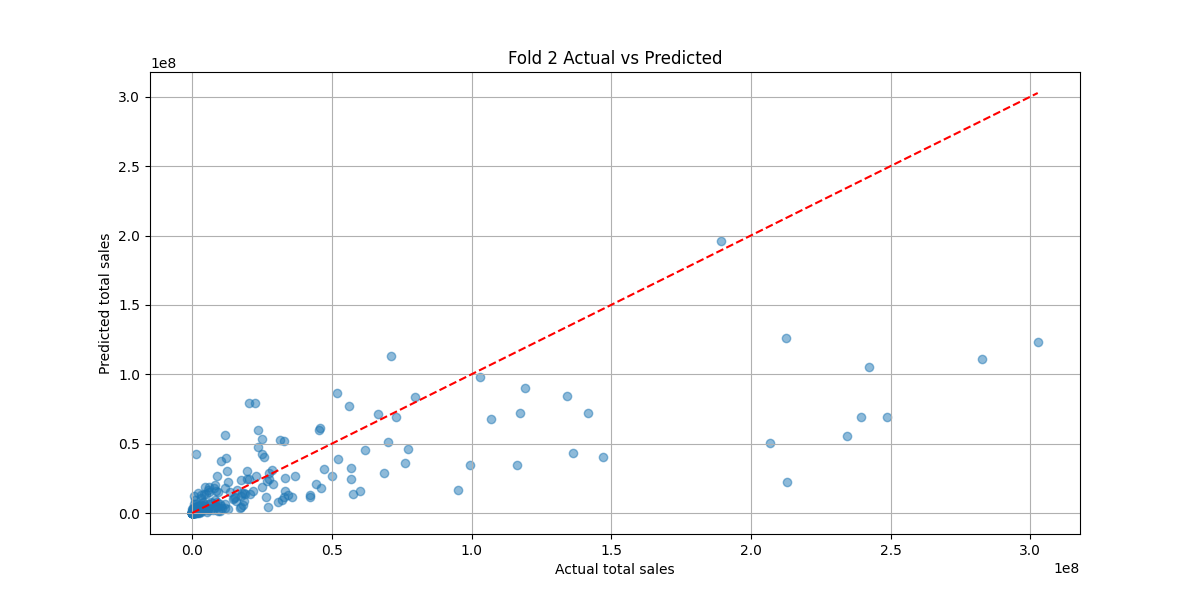

Recreate this plot in Python.
from snippet import db_pd, del_outlier
from sklearn.model_selection import KFold
import lightgbm as lgb
import pandas as pd
import numpy as np
from sklearn.metrics import root_mean_squared_error
import matplotlib.pyplot as plt

kf = KFold(n_splits=5, shuffle=True, random_state=42)  # 分割用
df = db_pd(
    """select 
            `serial`,SUBSTRING(zip1, 1, 1) AS area,datediff(CURDATE(), open_date) as since,base_monthly_price,item_variety,options,total 
        from dami2.seller_master 
        inner join (select m_seller_id,sum(kingaku) as total from dami2.order_dat_m where order_time is not null group by m_seller_id) as orders on `id`=m_seller_id 
        inner join (select m_id,count(*) as item_variety from dami2.m_data_dat where m_koukai_flg=1 group by m_id) as items on `id`=m_id 
        left join (select seller_id,sum(paid_amount)as options from accounting.option_master where del_flg=0 group by seller_id) as option_master on `id`=seller_id
        where status=2 and del_flg=0""",
    (),
)

params = {  # lightgbm
    "objective": "regression",
    "metric": "rmse",
    "verbosity": -1,
    "random_state": 42,
}


if df["status"] == "ok" or df["status"] == "fallback":
    print(df["data"].head)
    sales_since = del_outlier(df["data"], "total")
    sales_since.total = np.log1p(sales_since.total)  # 対数化
    X = sales_since.drop(columns=["total", "area", "serial"])
    area_dummies = pd.get_dummies(sales_since["area"], prefix="area")
    X = pd.concat([X, area_dummies], axis=1)

    X = X.replace("", float("nan")).fillna(0)
    y = sales_since.total

    # model = RandomForestRegressor(n_estimators=100, random_state=42)

    for fold, (train_idx, val_idx) in enumerate(kf.split(X), 1):
        X_train, X_val = X.iloc[train_idx], X.iloc[val_idx]
        y_train, y_val = y.iloc[train_idx], y.iloc[val_idx]

        train_data = lgb.Dataset(X_train, label=y_train)
        val_data = lgb.Dataset(X_val, label=y_val)

        model = lgb.train(
            params,
            train_data,
            valid_sets=[val_data],
            callbacks=[lgb.early_stopping(stopping_rounds=50)],
        )

        rmse_log = root_mean_squared_error(
            y_val, model.predict(X_val)
        )  # 対数化した値でのrmse
        print(f"[Fold {fold}] RMSE(log-scale): {rmse_log:.4f}")
        if fold == 2:
            y_pred = np.expm1(model.predict(X_val))
            y_true = np.expm1(y_val)
            print(X_val.head)
            plt.figure(figsize=(12, 6))
            plt.scatter(y_true, y_pred, alpha=0.5)
            plt.plot(
                [y_true.min(), y_true.max()],
                [y_true.min(), y_true.max()],
                color="red",
                linestyle="--",
            )
            plt.xlabel("Actual total sales")
            plt.ylabel("Predicted total sales")
            # plt.plot(y_true.values, label="Actual Total Sales", marker="o")
            # plt.plot(y_pred, label="Predicted Total Sales", marker="x")
            # plt.xlabel("Sample Index (Validation Set)")
            # plt.ylabel("Total Sales")
            plt.title(f"Fold {fold} Actual vs Predicted")
            plt.grid(True)
            plt.savefig("gbm.png")
    train_data = lgb.Dataset(X, label=y)
    model = lgb.train(
        params,
        train_data,
        num_boost_round=100,  # 適宜調整
    )

    new_data = pd.DataFrame(
        {
            "since": [720],
            "base_monthly_price": [35000],
            "item_variety": [30],
            "options": [0],
            "area_": [False],
            "area_0": [False],
            "area_1": [True],
            "area_2": [False],
            "area_3": [False],
            "area_4": [False],
            "area_5": [False],
            "area_6": [False],
            "area_7": [False],
            "area_8": [False],
            "area_9": [False],
        }
    )
    y_pred_log = model.predict(new_data)

    # 対数変換してたら戻す
    y_pred = np.expm1(y_pred_log)

    print(f"予測売上: {y_pred[0]}")
    importances = model.feature_importance()
    feature_names = model.feature_name()

    # 特徴量と重要度をDataFrame化
    importance_df = pd.DataFrame(
        {"feature": feature_names, "importance": importances}
    ).sort_values(by="importance", ascending=False)

    # 上位20特徴量だけ表示（調整可）
    plt.figure(figsize=(10, 6))
    plt.barh(
        importance_df["feature"][:20][::-1], importance_df["importance"][:20][::-1]
    )
    plt.xlabel("Feature Importance")
    plt.title("Top 20 Feature Importances (LightGBM)")
    plt.grid(True)
    plt.tight_layout()
    plt.savefig("feature_importance.png")  # 保存
else:
    print(df["error"])
